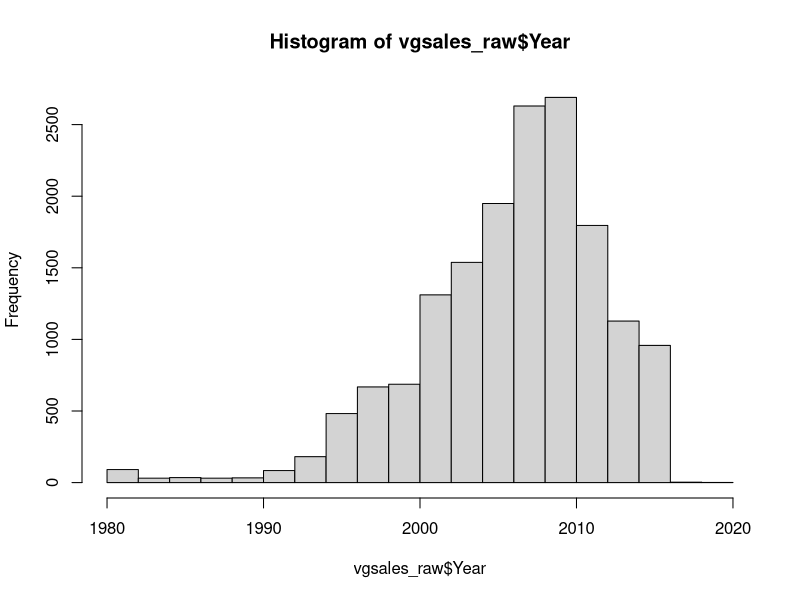
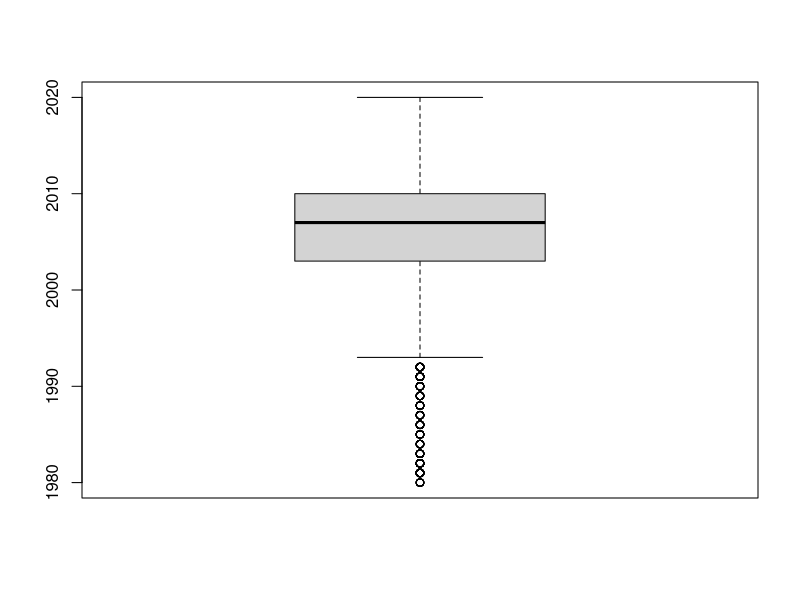
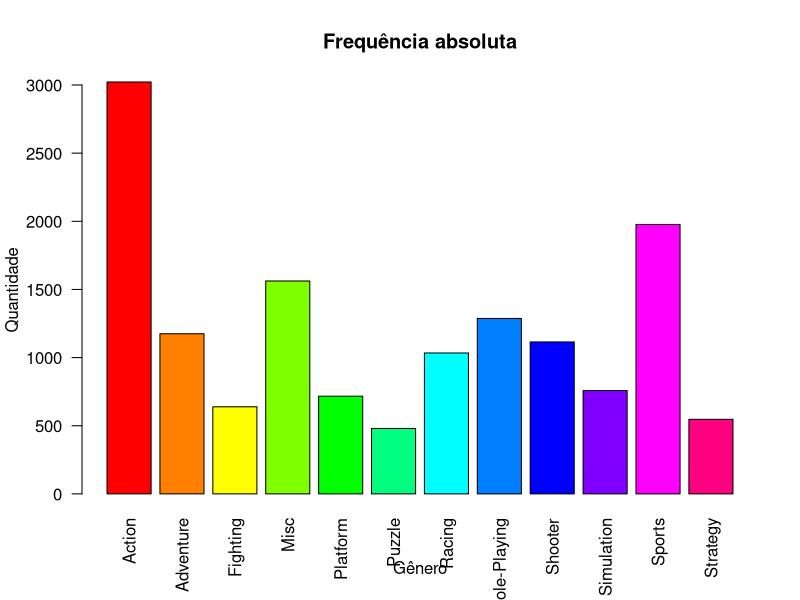
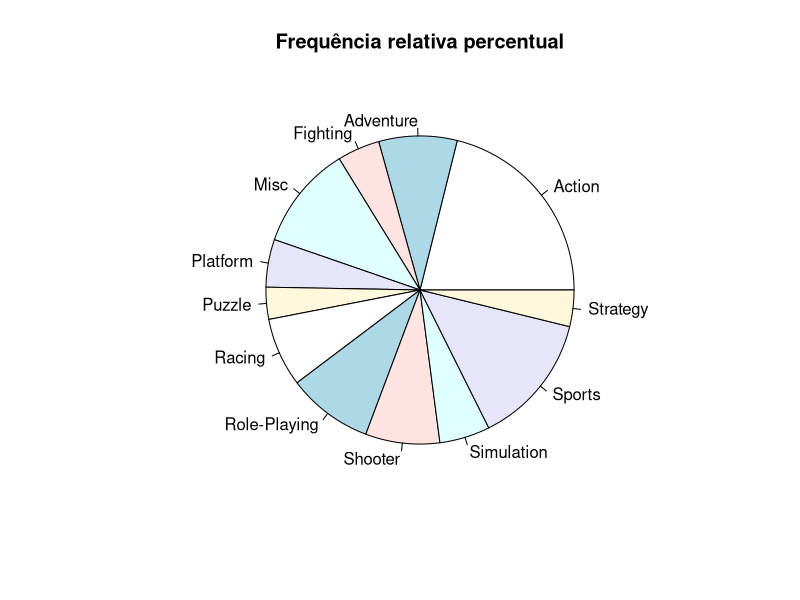
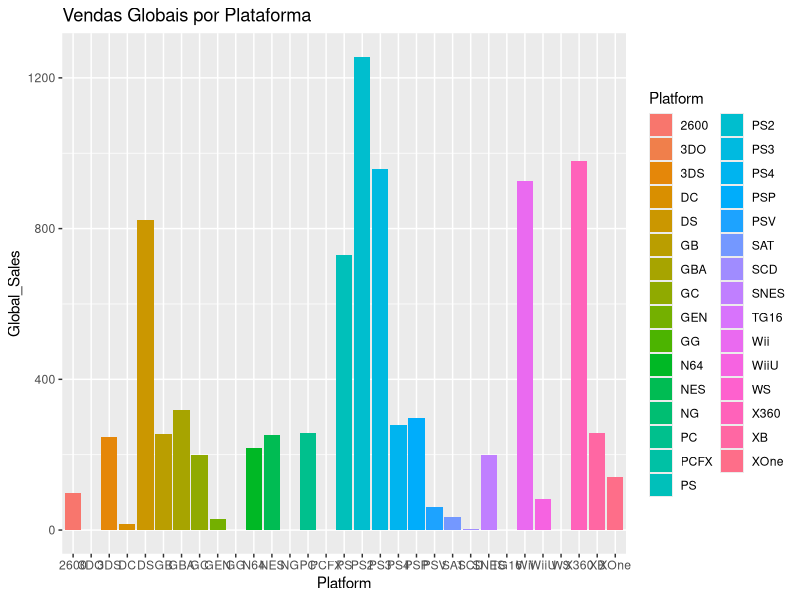
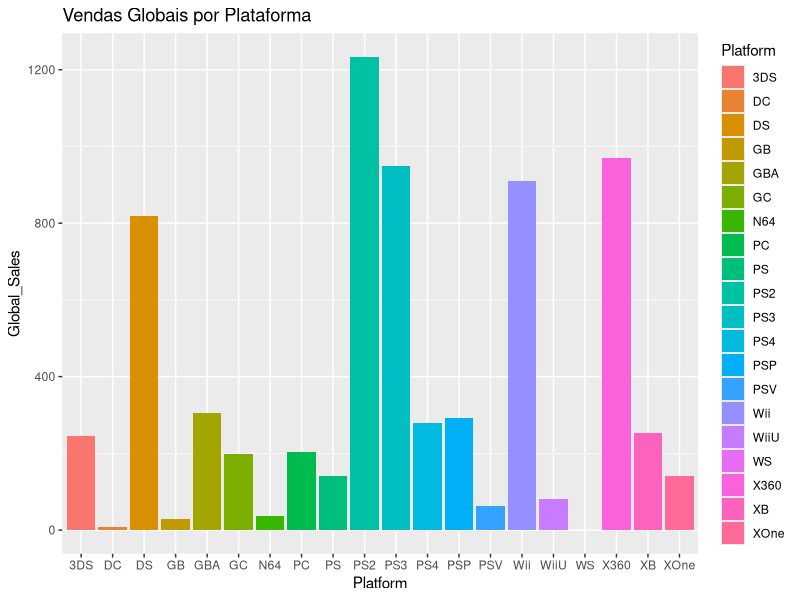
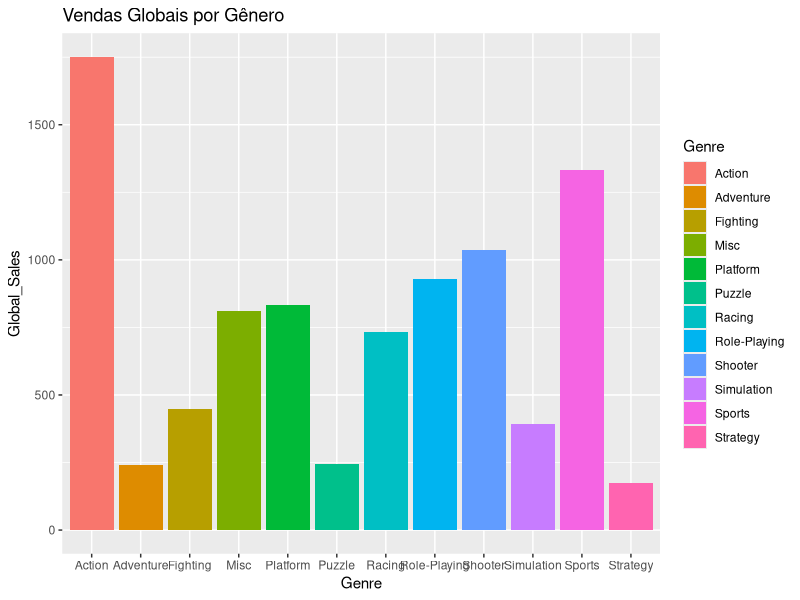
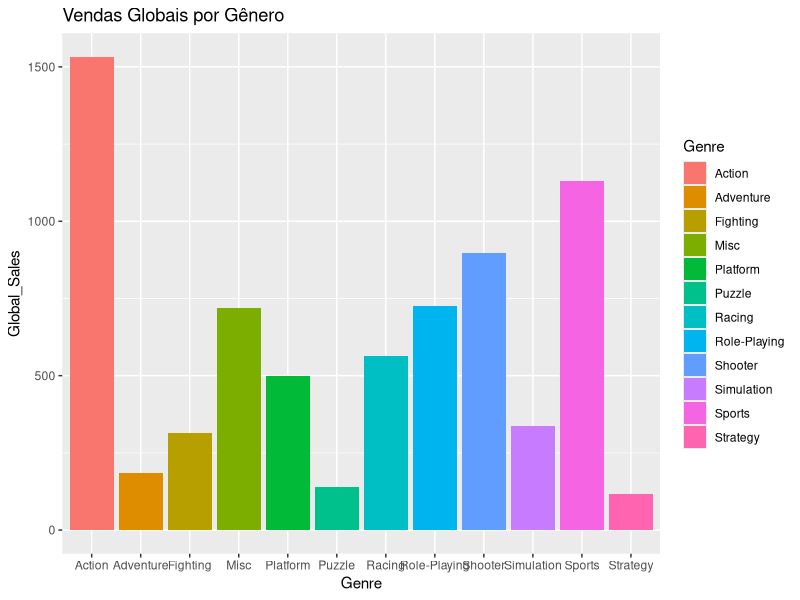

Write R code to recreate these figures, in order.
library(ggplot2)

#______________________________________________________________________________
# Leitura dos dados ___________________________________________________________
vgsales_raw <- read.csv('vgsales.csv', header = TRUE, sep = ",", dec = ".", 
                  stringsAsFactors = TRUE, na.strings = "NA")
#Transformação da var Year [FACTOR] em [Int] (Caso necessário)
vgsales_raw$Year <- as.integer(as.character(vgsales_raw$Year)) 

#______________________________________________________________________________
# Exibição dos dados brutos ___________________________________________________
head(vgsales_raw)
summary(vgsales_raw)
str(vgsales_raw)
View(vgsales_raw)

#______________________________________________________________________________
# Observação de outliers para 'Year' antes de 2000 e depois de 2016 ___________

year_hist <- hist(vgsales_raw$Year)
year_boxplot <- boxplot(vgsales_raw$Year)

#______________________________________________________________________________
# Filtro de ano (2000 a 2016) para diminuição de outliers _____________________

vgsales <- subset(vgsales_raw, Year >= 2000 & Year <= 2016)

#______________________________________________________________________________
# Verificação de colunas com dado vazio _______________________________________

sum(is.na(vgsales$Rank))                                  # 0
sum(is.na(vgsales$Name))                                  # 0
sum(is.na(vgsales$Platform))                              # 0
sum(is.na(vgsales$Year))                                  # 271
sum(is.na(vgsales$Genre))                                 # 0
sum(is.na(vgsales$Publisher))                             # 36
sum(is.na(vgsales$NA_Sales))                              # 0
sum(is.na(vgsales$EU_Sales))                              # 0
sum(is.na(vgsales$JP_Sales))                              # 0
sum(is.na(vgsales$Other_Sales))                           # 0
sum(is.na(vgsales$Global_Sales))                          # 0

#______________________________________________________________________________
# Remoção de NA na coluna 'Year' ______________________________________________

vgsales <- subset(vgsales, Year != "NA" & Publisher != "NA")
sum(is.na(vgsales$Year))
sum(is.na(vgsales$Publisher))
#______________________________________________________________________________
# Re-ordenando rank de vendas _________________________________________________

vgsales_size <- nrow(vgsales)
for (idx in 1:vgsales_size){
  vgsales$Rank[idx] <- idx
}

#______________________________________________________________________________




#______________________________________________________________________________
# Dados quantitativos _________________________________________________________
## Global Sales: ______________________________________________________________

gs_min <- min(vgsales$Global_Sales)
gs_max <- max(vgsales$Global_Sales)
gs_mean <- mean(vgsales$Global_Sales)
gs_median <- median(vgsales$Global_Sales)
gs_moda <- names(sort(-table(vgsales$Global_Sales)))[1]

## Year: ______________________________________________________________________

year_mean <- mean(vgsales$Year)
year_median <- median(vgsales$Year)
year_moda <- names(sort(-table(vgsales$Year)))[1]
#______________________________________________________________________________




#______________________________________________________________________________
# Dados qualitativos nominais _________________________________________________
## Genre: _____________________________________________________________________

genre_fa <-table(vgsales$Genre)
View(genre_fa)

#Gráfico de freq. absoluta
cores = rainbow(12)
genre_fa_barplot <- barplot(genre_fa,las=2,main='Frequência absoluta', xlab='Gênero', 
                            ylab='Quantidade',legend.text = FALSE, col = cores)
View(genre_fa_barplot)

#Gráfico de pizza
genre_fpct <- prop.table(genre_fa) * 100
pie(genre_fpct, main='Frequência relativa percentual')


#______________________________________________________________________________
# Gráfico de barras comparativo entre Plataforma e Vendas Globais

ggplot(vgsales_raw, aes(x = Platform, y = Global_Sales, fill = Platform)) +
  geom_bar(stat = "summary", fun = "sum") +
  labs(title = "Vendas Globais por Plataforma")

ggplot(vgsales, aes(x = Platform, y = Global_Sales, fill = Platform)) +
  geom_bar(stat = "summary", fun = "sum") +
  labs(title = "Vendas Globais por Plataforma")

#______________________________________________________________________________
# Gráfico de barras comparativo entre Gênero e Vendas Globais

ggplot(vgsales_raw, aes(x = Genre, y = Global_Sales, fill = Genre)) +
  geom_bar(stat = "summary", fun = "sum") +
  labs(title = "Vendas Globais por Gênero")

# Gráfico de barras comparativo entre Gênero e Vendas Globais
ggplot(vgsales, aes(x = Genre, y = Global_Sales, fill = Genre)) +
  geom_bar(stat = "summary", fun = "sum") +
  labs(title = "Vendas Globais por Gênero")

#______________________________________________________________________________
# Gráfico de barras comparativo entre Ano e Vendas Globais

ggplot(vgsales_raw, aes(x = Year, y = Global_Sales, fill = as.factor(Year))) +
  geom_bar(stat = "summary", fun = "sum") +
  labs(title = "Vendas Globais por Ano")


# Gráfico de barras comparativo entre Editora e Vendas Globais
ggplot(vgsales_raw, aes(x = Publisher, y = Global_Sales, fill = Publisher)) +
  geom_bar(stat = "summary", fun = "sum") +
  labs(title = "Vendas Globais por Editora")


# Gráfico de dispersão comparativo entre Vendas NA e Vendas EU
ggplot(vgsales_raw, aes(x = NA_Sales, y = EU_Sales, color = Genre)) +
  geom_point() +
  labs(title = "Vendas na América do Norte vs Vendas na Europa")


plot(vgsales$Genre, vgsales$Year)
#______________________________________________________________________________

# 1. Associação de Global_Sales com as outras variaveis numéricas (NA,JP,EU,Other,Year)
# 2. Gráficos:, Maiores 1000 Ranks por Publisher,
#               Menores 1000 Ranks por Publisher, Vendas totais por Região, Vendas por Genero, Jogos mais vendidos, 
#
# 3. Escrever

#______________________________________________________________________________
# Gráfico de Global_Sales x Year:

sales_by_year <- aggregate(Global_Sales ~ Year, data = vgsales, sum)
ggplot(sales_by_year, aes(x = Year, y = Global_Sales,label = Global_Sales)) +
  geom_bar(stat = "identity", color="green", fill="white") +
  geom_text(vjust=2, size=4) + 
  labs(x="Ano", y="Vendas Globais (em milhões de unidades)", title="Vendas Globais de video-jogos por Ano") + 
  theme_bw()

#______________________________________________________________________________
# Gráfico de Global_Sales x Platform:

sales_by_platform <- aggregate(Global_Sales ~ Platform, data = vgsales, sum)
ggplot(sales_by_platform, aes(x = Platform, y = Global_Sales,label = Global_Sales)) +
  geom_bar(stat = "identity", aes(fill = Platform), color="black") +
  geom_text(vjust=2, size=4) + 
  labs(x="Plataforma", y="Vendas Globais (em milhões de unidades)", title="Vendas Globais de video-jogos por Plataforma") + 
  theme_bw()

#______________________________________________________________________________
# Gráfico de Global_Sales x Publisher:
# Obtendo apenas para o Top 10 publicadoras pois ao todo temos mais de 400 publishers ao longo do dataset, o que para plotar ficaria com
# uma visualização ruim
sales_by_publisher <- aggregate(Global_Sales ~ Publisher, data = vgsales, sum)
sales_by_publisher <- sales_by_publisher[order(-sales_by_publisher$Global_Sales), ]
sales_by_publisher_top_20_publishers <- head(sales_by_publisher, 10)
ggplot(sales_by_publisher_top_20_publishers, aes(x = Publisher, y = Global_Sales,label = Global_Sales)) +
  geom_bar(stat = "identity", color="green", fill="white") +
  geom_text(vjust=2, size=4) + 
  labs(x="Publicadora", y="Vendas Globais (em milhões de unidades)", title="Vendas Globais de video-jogos por Publicadora") + 
  theme_bw()



